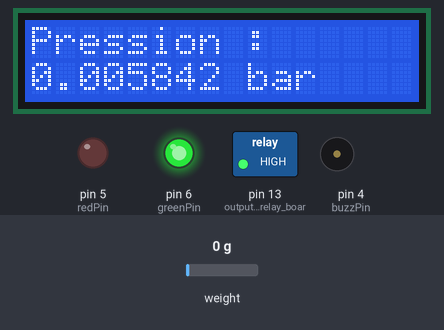
This sketch was run on a simulated Arduino Uno, built with avr-gcc and run on an emulated ATmega328P. Parts: 16×2 character LCD, switched loads named in the sketch (green lamp = pin HIGH), output pins drawn as LEDs (lit = HIGH), buzzer (waves = sounding, pin HIGH). Wiring (inferred from the names in the program): HX711 load-cell converter: data pin 2; SCK pin 3. Inputs (shaded band) come from the test bench; at power-on: weight on the scale 0 g. Pins used as bus, display or sensor lines are not drawn; what the sketch prints to the serial monitor is not drawn.

Above: at 1.2 s.
1.3 s: weight on the scale set to 100 g
At 1.47 s:
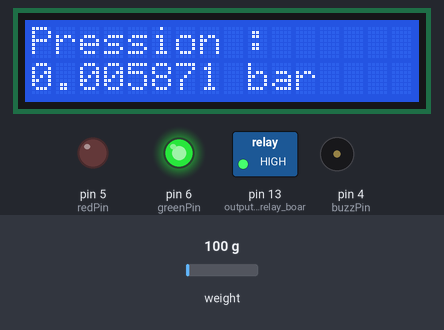
3.7 s: weight on the scale set to 1250 g
At 3.97 s:
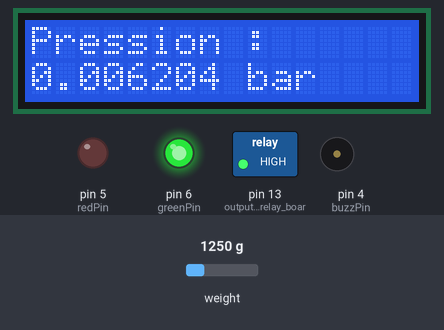
5.3 s: weight on the scale set to 2500 g
At 5.53 s:
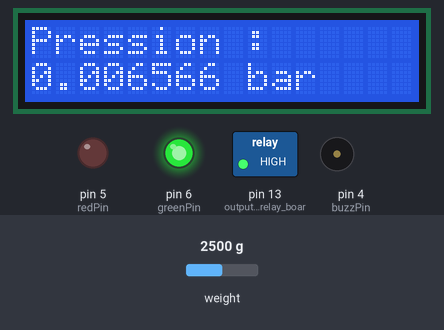
Timing chart, 0 to 8.3 s (numbered marks = the images above; inputs shaded):
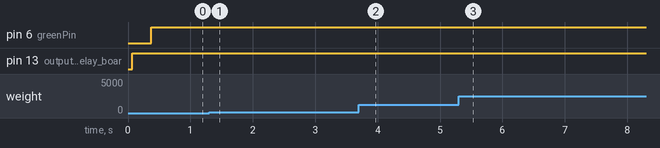

The sketch:

sensor_hx710b.ino
```cpp
#include <LiquidCrystal.h>
int rs=7;
int en=8;
int d4=9;
int d5=10;
int d6=11;
int d7=12;
LiquidCrystal lcd(rs,en,d4,d5,d6,d7);
int buzzPin=4;
int redPin=5;
int greenPin=6;
int dt1=1;
int dt2=2;
int j;

char pressureString[10];
char fullText[20];
void setup() {
  // put your setup code here, to run once:
pinMode(2, INPUT);   // Connect HX710 OUT to Arduino pin 2
pinMode(3, OUTPUT);  // Connect HX710 SCK to Arduino pin 3
pinMode(13,OUTPUT);//output pin for relay board, this will sent signal to the relay
lcd.begin(16,2);
pinMode(buzzPin, OUTPUT);
pinMode(redPin, OUTPUT);
pinMode(greenPin, OUTPUT);
Serial.begin(9600);
}

void loop() {

  digitalWrite(redPin, LOW);
  float pressureResult =readPressure();
  Serial.println(pressureResult,6);
  delay(5);

while (pressureResult>0.0082){
  digitalWrite(13,LOW); // low is to cut the relay
  industryAlert();
  digitalWrite(greenPin, LOW);
  blinkLed();
  dtostrf(pressureResult, 6, 5, pressureString);
  sprintf(fullText, " Pression: %s bar", pressureString);
  scrollText(fullText, 803);

  pressureResult =readPressure();
}
  digitalWrite(13,HIGH); //high to continue proving signal and water supply
  lcd.setCursor(0,0);
  lcd.print("Pression :");
  lcd.setCursor(0,1);
  lcd.print(pressureResult,6);
  lcd.print(" bar");
  delay(300);
 lcd.clear();
 digitalWrite(greenPin, HIGH);


}
void blinkLed(){
digitalWrite(redPin, HIGH);
}
void industryAlert() {
  for (j=1;j<=100;j=j+1){
    digitalWrite(buzzPin, HIGH);
    delay(dt1);
    digitalWrite(buzzPin, LOW);
    delay(dt1);
  }
  for (j=1; j<=100;j=j+1){
    digitalWrite(buzzPin, HIGH);
    delay(dt2);
    digitalWrite(buzzPin, LOW);
    delay(dt2);
  }
}
//fonction to read presure

float readPressure() {
  char formattedValue[8];
  // wait for the current reading to finish
  while (digitalRead(2)) {}

  // read 24 bits
  long result = 0;
  for (int i = 0; i < 24; i++) {
    digitalWrite(3, HIGH);
    digitalWrite(3, LOW);
    result = result << 1;
    if (digitalRead(2)) {
      result++;
    }
  }

  // get the 2's complement
  result = result ^ 0x800000;

  // pulse the clock line 3 times to start the next pressure reading
  for (char i = 0; i < 3; i++) {
    digitalWrite(3, HIGH);
    digitalWrite(3, LOW);
  }

  float pressure = (result /100000000.0)/14.504 ;


  return pressure; // Return the result
}

void scrollText(const char* text, int delayTime) {
  int textLength = strlen(text);

  // Display the scrolling part of the text
  for (int i = 0; i <= textLength; i++) {
    //if(i==0)delay(3000);
    lcd.clear();
    lcd.setCursor(0, 0);
    lcd.print(text+i);
    lcd.setCursor(0,1);
    lcd.print("tank is full");

    delay(delayTime);
    if(i==8){
      i=0;

    }
  }
}
```

Measured:
- after the input at 1.3 s, the display: first differs from a run without the input at once (image 1)
- after the input at 3.7 s, the display: first differs from a run without the input after 0.12 s (image 2)
- after the input at 5.3 s, the display: first differs from a run without the input after 0.08 s (image 3)
